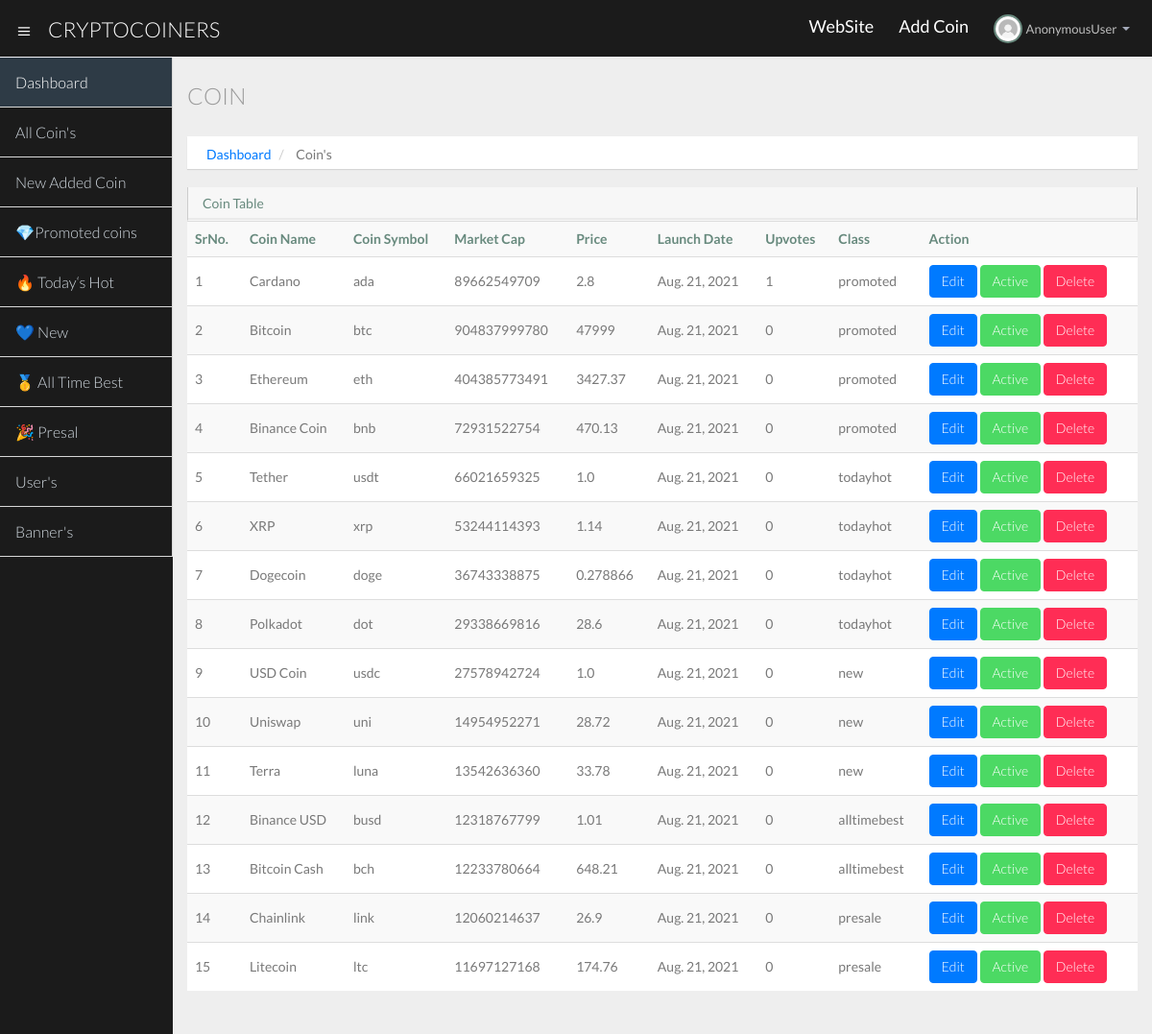
Screenshot of /allcoin/ with the database file from the repository.
### cryptocoinersite/models.py (models this page shows, shortened)
class Coin(models.Model):
    id = models.AutoField(primary_key=True)
    user = models.CharField(max_length=20)
    coin_id = models.CharField(max_length=200)
    coin_name = models.CharField(max_length=200)
    coin_symbol = models.CharField(max_length=200)
    coin_discription = models.CharField(max_length=800)
    coin_dis = models.CharField(max_length=800)
    market_cap = models.CharField(max_length=200)
    h1 = models.CharField(max_length=200)
    h24 = models.CharField(max_length=200)
    price = models.CharField(max_length=200)
    launch_date = models.DateField((""), auto_now=False, auto_now_add=False)
    website = models.CharField(max_length=200)
    telegram = models.CharField(max_length=200)
    twitter = models.CharField(max_length=200)
    discord = models.CharField(max_length=200)
    reddit = models.CharField(max_length=200)
    logo = models.CharField(max_length=200)
    additional_info = models.CharField(max_length=800)
    vote = models.IntegerField(default=0)
    image = models.CharField(max_length=900)
    post_date = models.DateTimeField(auto_now_add=True, blank=True)
    class_type = models.CharField(max_length= 100)
    coin_status =models.BooleanField(default=False)

### adminsite/views.py (the view)
# urls.py: path('allcoin/', views.allcoin, name='allcoin'),
def allcoin(request):
    allcoin = Coin.objects.all()
    return render(request, 'adminsite/coin.html'  ,{'allcoin':allcoin})

### templates/adminsite/coin.html (shortened to what this page needs)
{% extends 'adminsite/basic.html' %}
{% block body %}
{% load static %}
<section id="main-content">
    <section class="wrapper">
        <div class="row">
            <div class="col-lg-12">
                <h3 class="page-header"> Coin</h3>
                <ol class="breadcrumb">
                    <li><a href="/dashboard">Dashboard</a></li>
                    <li>Coin's</li>
                </ol>
            </div>
        </div>
        <div class="row">
            <div class="col-lg-12">
                <section class="panel">
                    <header class="panel-heading">
                        Coin Table
                    </header>
                    <table class="table table-striped table-advance table-hover">
                        <tbody>
                            <tr>
                                <th> SrNo.</th>
                                <th> Coin Name</th>
                                <th> Coin Symbol</th>
                                <th> Market Cap</th>
                                <th> Price </th>
                                <th> Launch Date </th>
                                <th> Upvotes </th>
                                <th> Class </th>
                                <th> Action</th>
                            </tr>
                            {% if allcoin %}
                            {% for coin in allcoin %}
                            <tr>
                                <td>{{forloop.counter}}</td>
                                <td>{{coin.coin_name}}</td>
                                <td>{{coin.coin_symbol}}</td>
                                <td>{{coin.market_cap}}</td>
                                <td>{{coin.price}}</td>
                                <td>{{coin.launch_date}}</td>
                                <td>{{coin.vote}}</td>
                                <td>{{coin.class_type}}</td>
                                <td>
                                    <div class="">
                                         <a class="btn btn-primary" href="{% url 'update' coin.id %}">Edit</a>
                                        {% if coin.coin_status %}
                                        <a class="btn btn-success" href="{% url 'status' coin.id %}">Active</a>
                                        {% else %}
                                        <a class="btn btn-danger" href="{% url 'status' coin.id %}">Deactive</a>
                                        {% endif %}
                                        <a class="btn btn-danger" href="{% url 'delete' coin.id %}">Delete</a>
                                    </div>
                                </td>
                            </tr>
                            {% endfor %}
                            {% else %}
                            <tr>
                                <td class="text-center">no record found.</td>
                            </tr>
                            {% endif %}
                        </tbody>
                    </table>
                </section>
            </div>
        </div>
    </section>
</section>
{% endblock body %}

### rows the page displays
Coin: coin_name "Cardano", coin_symbol "ada", market_cap "89662549709", price "2.8", launch_date "Aug. 21, 2021", vote "1", class_type "promoted", coin_status "Active"
Coin: coin_name "Bitcoin", coin_symbol "btc", market_cap "904837999780", price "47999", launch_date "Aug. 21, 2021", vote "0", class_type "promoted", coin_status "Active"
Coin: coin_name "Ethereum", coin_symbol "eth", market_cap "404385773491", price "3427.37", launch_date "Aug. 21, 2021", vote "0", class_type "promoted", coin_status "Active"
Coin: coin_name "Binance Coin", coin_symbol "bnb", market_cap "72931522754", price "470.13", launch_date "Aug. 21, 2021", vote "0", class_type "promoted", coin_status "Active"
Coin: coin_name "Tether", coin_symbol "usdt", market_cap "66021659325", price "1.0", launch_date "Aug. 21, 2021", vote "0", class_type "todayhot", coin_status "Active"
Coin: coin_name "XRP", coin_symbol "xrp", market_cap "53244114393", price "1.14", launch_date "Aug. 21, 2021", vote "0", class_type "todayhot", coin_status "Active"
Coin: coin_name "Dogecoin", coin_symbol "doge", market_cap "36743338875", price "0.278866", launch_date "Aug. 21, 2021", vote "0", class_type "todayhot", coin_status "Active"
Coin: coin_name "Polkadot", coin_symbol "dot", market_cap "29338669816", price "28.6", launch_date "Aug. 21, 2021", vote "0", class_type "todayhot", coin_status "Active"
Coin: coin_name "USD Coin", coin_symbol "usdc", market_cap "27578942724", price "1.0", launch_date "Aug. 21, 2021", vote "0", class_type "new", coin_status "Active"
Coin: coin_name "Uniswap", coin_symbol "uni", market_cap "14954952271", price "28.72", launch_date "Aug. 21, 2021", vote "0", class_type "new", coin_status "Active"
Coin: coin_name "Terra", coin_symbol "luna", market_cap "13542636360", price "33.78", launch_date "Aug. 21, 2021", vote "0", class_type "new", coin_status "Active"
Coin: coin_name "Binance USD", coin_symbol "busd", market_cap "12318767799", price "1.01", launch_date "Aug. 21, 2021", vote "0", class_type "alltimebest", coin_status "Active"
Coin: coin_name "Bitcoin Cash", coin_symbol "bch", market_cap "12233780664", price "648.21", launch_date "Aug. 21, 2021", vote "0", class_type "alltimebest", coin_status "Active"
Coin: coin_name "Chainlink", coin_symbol "link", market_cap "12060214637", price "26.9", launch_date "Aug. 21, 2021", vote "0", class_type "presale", coin_status "Active"
Coin: coin_name "Litecoin", coin_symbol "ltc", market_cap "11697127168", price "174.76", launch_date "Aug. 21, 2021", vote "0", class_type "presale", coin_status "Active"

### other values shown
{{ request.user }} "AnonymousUser"
